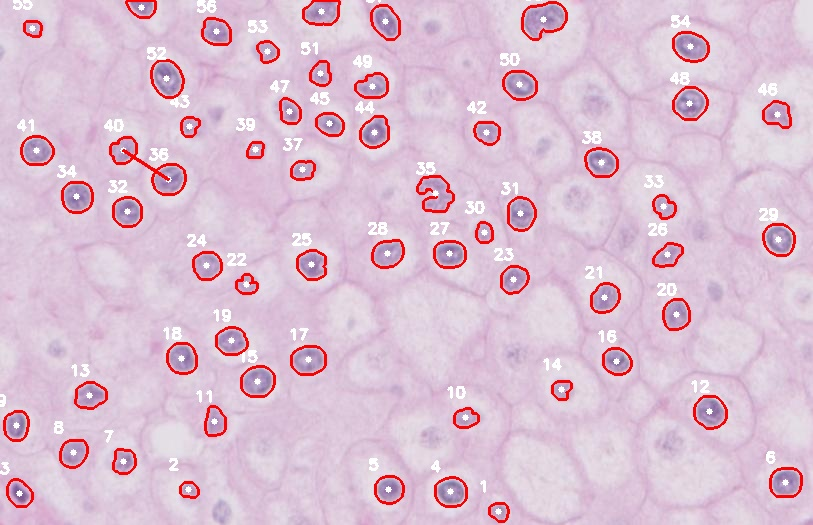
#> input picture Cell_classfication_1.0.0/temp.jpg, 813 x 525 px, found by its file name
$ python feature_2.py
#> lines starting #> are read from the running program, lines starting #| are printed output that depends on the picture; after the words box and inside, x2 and y2 are one past the last pixel; in counts of white or black regions, pixels touching at a corner belong together
import cv2 as cv

img=cv.imread("G:\\2020summer\\Project\\Cell_classfication_1.0.0\\temp.jpg")
#> img is the input picture: shape (525, 813, 3); mean B, G, R 210, 190.8, 219.5

cv.imshow("img", img)
#-----preprocess-----
gray = cv.cvtColor(img, cv.COLOR_BGR2GRAY)
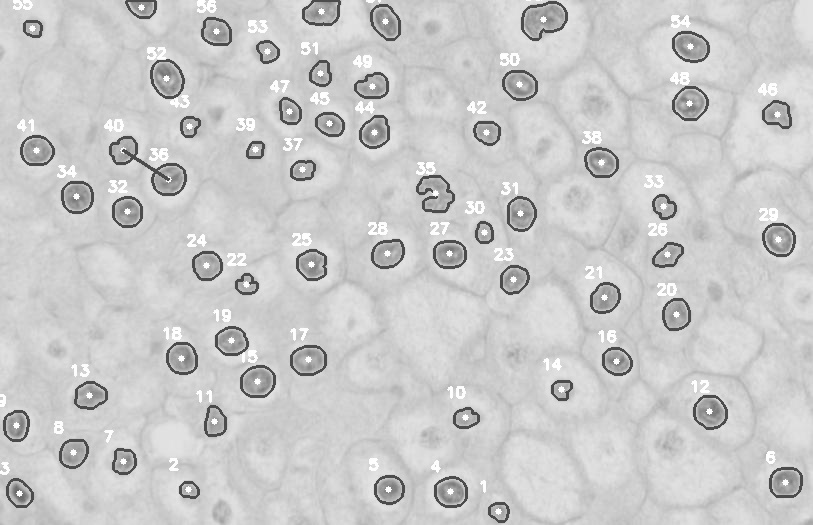
#> gray: shape (525, 813); min 69, max 255, mean 201.6
cv.imshow("gray", gray)

gauss = cv.GaussianBlur(gray, (5, 5), 5)
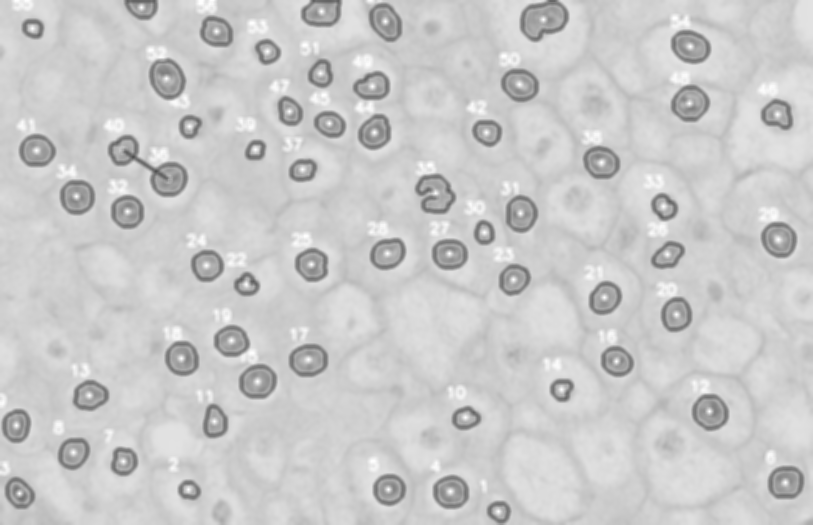
#> gauss: shape (525, 813); min 80, max 254, mean 201.6
cv.imshow("gauss1",gauss)

ret, thresh = cv.threshold(gauss, 203, 255, 0)
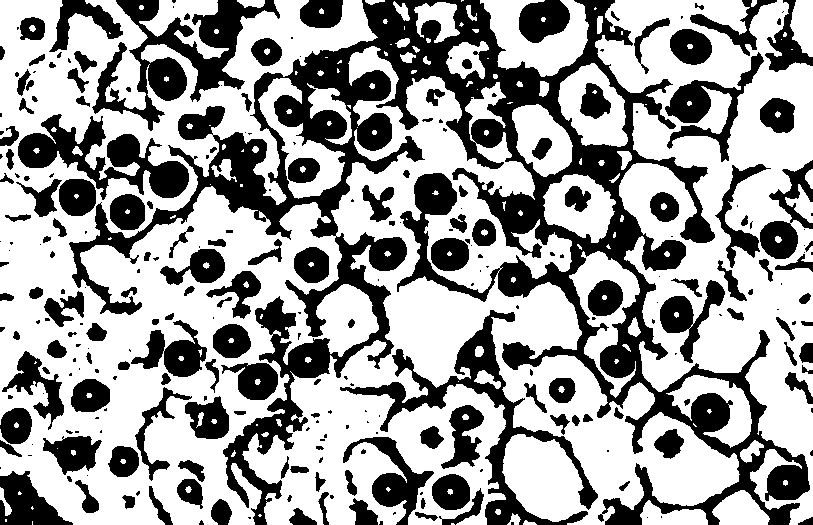
#> thresh: shape (525, 813); 62.3% white; 278 black regions (125 under 20 px), largest, box (x1, y1, x2, y2) and area: (69, 0, 810, 525) 75318, (92, 0, 280, 131) 8052, (340, 310, 598, 525) 7791
cv.imshow("thresh",thresh)

erode = cv.erode(thresh, None, iterations=2)
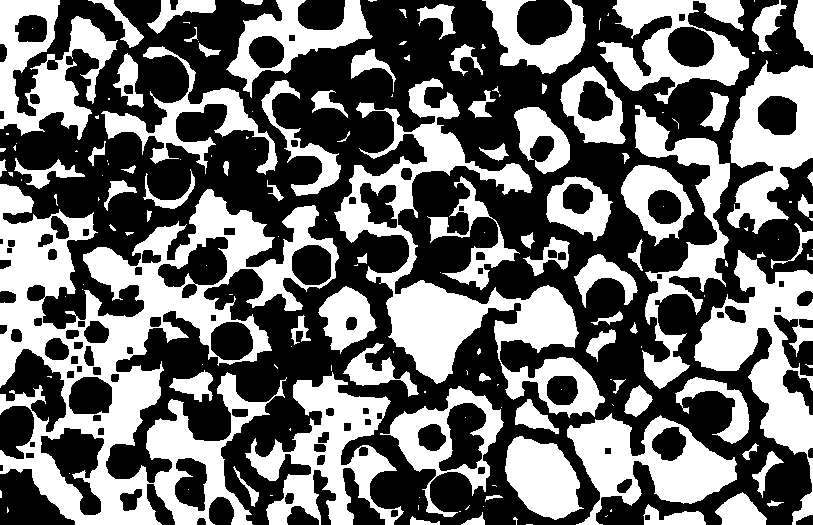
#> erode: shape (525, 813); 43% white; 168 white regions (84 under 20 px), largest, box (x1, y1, x2, y2) and area: (0, 184, 339, 525) 43326, (334, 78, 605, 418) 21100, (694, 250, 813, 525) 11286
cv.imshow("erode",erode)

cv.waitKey()
